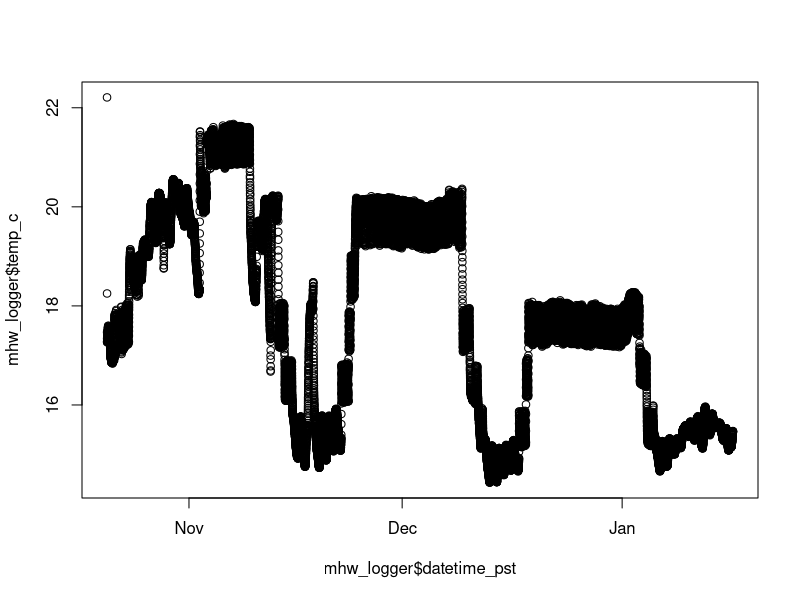
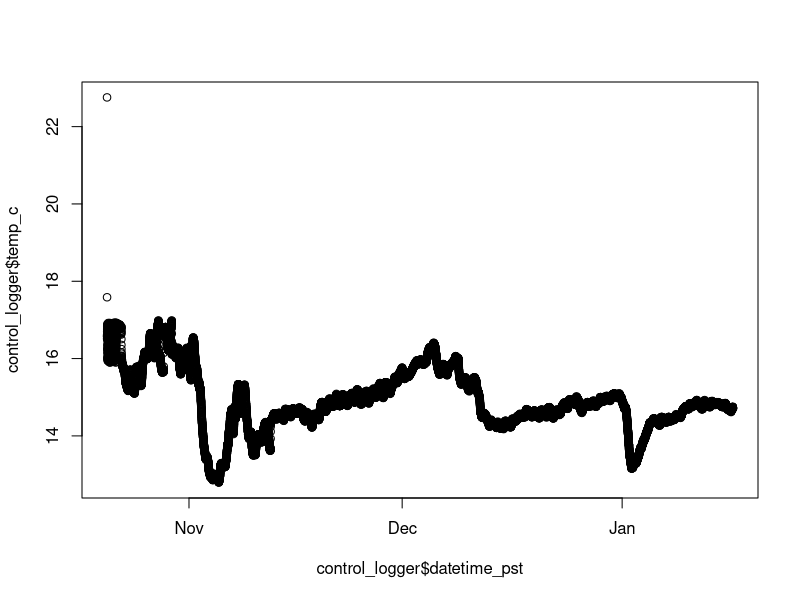
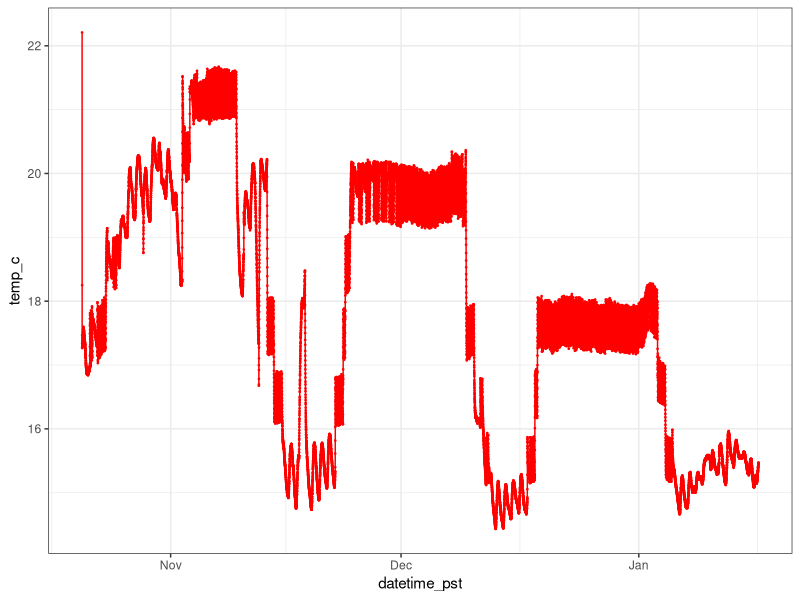
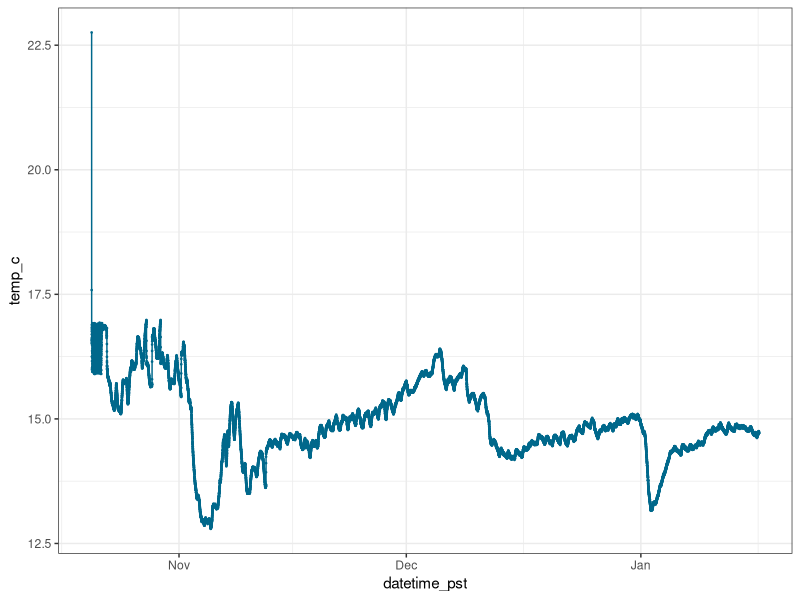
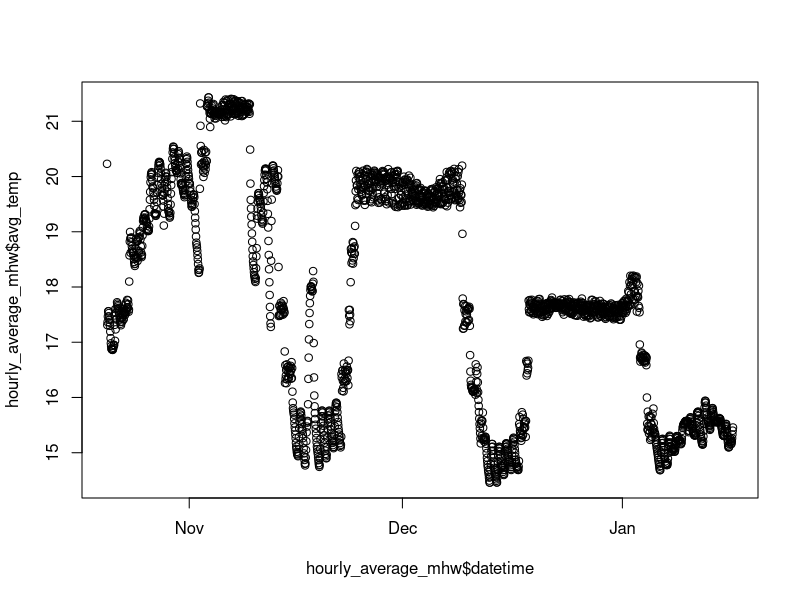
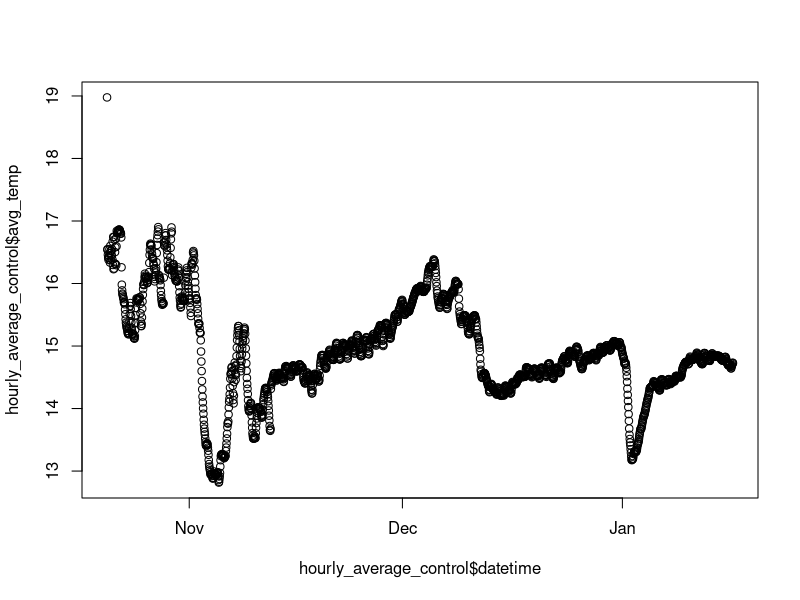
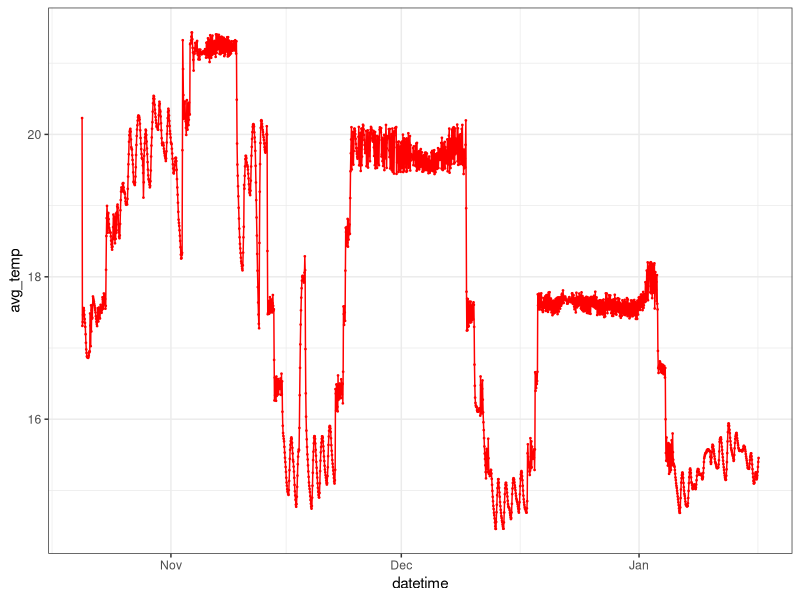
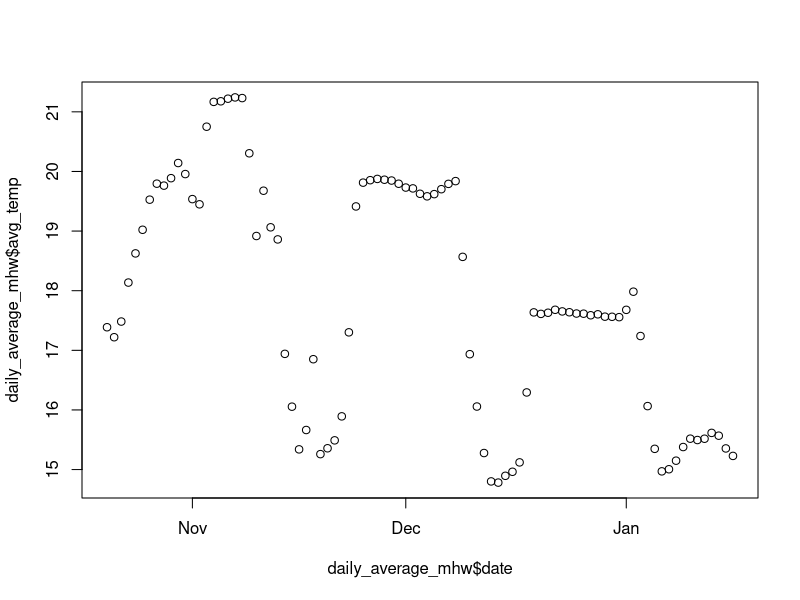

The R source for these figures, in order:
## ---- chunk 1
knitr::opts_chunk$set(echo = TRUE)
## ---- chunk 2
library(tidyverse)
library(lubridate)

mhw_logger<-read_csv("mhw_logger_temps.csv")
control_logger<-read_csv("control_logger_temps.csv")
## ---- chunk 3
# Converting datetime to posixct format
mhw_logger$datetime_pst<-as.POSIXct(mhw_logger$datetime_pst, format="%m/%d/%Y %H:%M:%S", tz="America/Los_Angeles")
control_logger$datetime_pst<-as.POSIXct(control_logger$datetime_pst, format="%m/%d/%Y %H:%M:%S", tz="America/Los_Angeles")

# Chcking to make sure it's the right format
class(mhw_logger$datetime_pst)
class(control_logger$datetime_pst)

# Quick Plot
plot(mhw_logger$datetime_pst, mhw_logger$temp_c)
plot(control_logger$datetime_pst, control_logger$temp_c)

# ggplot!

ggplot(mhw_logger, aes(x=datetime_pst, y=temp_c))+
  geom_point(size=0.25, color="red")+
  geom_line(color="red")+
  theme_bw()

ggplot(control_logger, aes(x=datetime_pst, y=temp_c))+
  geom_point(size=0.25, color="deepskyblue4")+
  geom_line(color="deepskyblue4")+
  theme_bw()
## ---- chunk 4
# Making a date column for each logger
mhw_logger$date<-substr(mhw_logger$datetime_pst, 1, 10)
mhw_logger$date<-as.Date(mhw_logger$date)

control_logger$date<-substr(control_logger$datetime_pst, 1, 10)
control_logger$date<-as.Date(control_logger$date)

# Making a time column for each logger
mhw_logger$time<-substr(mhw_logger$datetime_pst, 12,16)
control_logger$time<-substr(control_logger$datetime_pst, 12,16)

# Making an hour column for each logger
mhw_logger$hour<-substr(mhw_logger$datetime_pst, 12,13)
mhw_logger$hour<-as.factor(mhw_logger$hour)

control_logger$hour<-substr(control_logger$datetime_pst, 12,13)
control_logger$hour<-as.factor(control_logger$hour)

# Getting the mean based on day and hour
hourly_average_mhw<-mhw_logger %>% 
  group_by(date, hour) %>% 
  summarise(avg_temp=mean(temp_c))

hourly_average_control<-control_logger %>% 
  group_by(date, hour) %>% 
  summarise(avg_temp=mean(temp_c))

# Making a new 'time' column with just the hour

# First make a 'min' column
hourly_average_mhw$min<-rep("00", time=2117)

hourly_average_control$min<-rep("00", time=2117)
# 2117 is the number of rows in the dataset

# Then combine the 'hour' and 'min' column
hourly_average_mhw$time<-paste(hourly_average_mhw$hour, hourly_average_mhw$min, sep=":")
hourly_average_control$time<-paste(hourly_average_control$hour, hourly_average_control$min, sep=":")

# Making a 'datetime' column
hourly_average_mhw$datetime<-paste(hourly_average_mhw$date, hourly_average_mhw$time, sep=" ")
hourly_average_control$datetime<-paste(hourly_average_control$date, hourly_average_control$time, sep=" ")

# Converting it to posixct
hourly_average_mhw$datetime<-as.POSIXct(hourly_average_mhw$datetime, format="%Y-%m-%d %H:%M", tz="America/Los_Angeles")

hourly_average_control$datetime<-as.POSIXct(hourly_average_control$datetime, format="%Y-%m-%d %H:%M", tz="America/Los_Angeles")

# Quick Plot
plot(hourly_average_mhw$datetime, hourly_average_mhw$avg_temp)
plot(hourly_average_control$datetime, hourly_average_control$avg_temp)

# GGPlot
ggplot(hourly_average_mhw, aes(x=datetime, y=avg_temp))+
  geom_point(size=0.25, color="red")+
  geom_line(color="red")+
  theme_bw()
## ---- chunk 5
# Getting daily averages
daily_average_mhw<-mhw_logger %>% 
  group_by(date) %>% 
  summarise(avg_temp=mean(temp_c))

daily_average_control<-control_logger %>% 
  group_by(date) %>% 
  summarise(avg_temp=mean(temp_c))

# Quick Plot
plot(daily_average_mhw$date, daily_average_mhw$avg_temp)
plot(daily_average_control$date, daily_average_control$avg_temp)

# GGPlot
mhw_logger_figure <- ggplot(daily_average_mhw, aes(x=date, y=avg_temp))+
  geom_point(size=0.25, color="red")+
  geom_line(color="red")+
  labs(x = "Month",
       y = "Temperature (°C)") +
  theme_bw()

ggsave("mhw_logger_figure.png", width = 5, height = 5)

control_logger_figure <- ggplot(daily_average_control, aes(x=date, y=avg_temp))+
  geom_point(size=0.25, color="lightblue")+
  geom_line(color="blue")+
   labs(x = "Month",
       y = "Temperature (°C)")+
  theme_bw()

ggsave("control_logger_figure.png", width = 5, height = 5)
